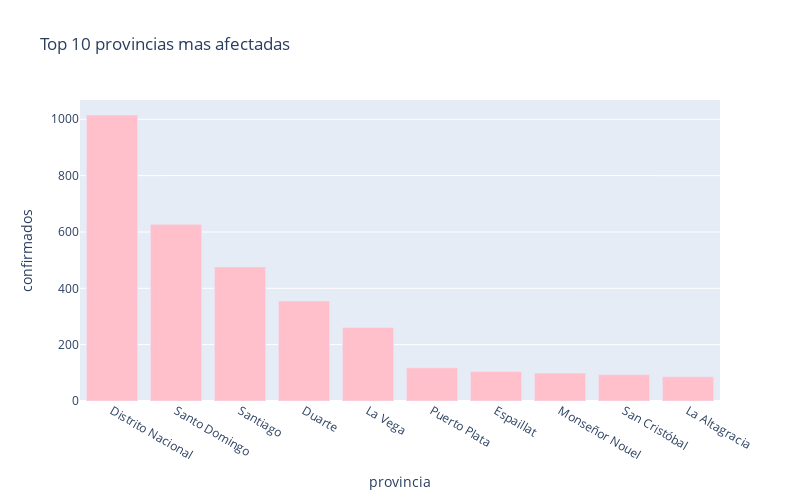

Notebook cell for this chart:
### Code cell
px.bar(
    sorted_provinces_df.head(10),
    x = "provincia",
    y = "confirmados",
    title= "Top 10 provincias mas afectadas", # the axis names
    color_discrete_sequence=["pink"], 
    height=500,
    width=800
)

### Figure 1 — Plotly figure (JSON) as saved in the notebook; plotly's stock layout.template omitted (floating-point values rounded to 4 significant figures)
{"data": [{"alignmentgroup": "True", "hovertemplate": "provincia=%{x}<br>confirmados=%{y}<extra></extra>", "legendgroup": "", "marker": {"color": "pink"}, "name": "", "offsetgroup": "", "orientation": "v", "showlegend": false, "textposition": "auto", "type": "bar", "x": ["Distrito Nacional", "Santo Domingo", "Santiago", "Duarte", "La Vega", "Puerto Plata", "Espaillat", "Monseñor Nouel", "San Cristóbal", "La Altagracia"], "xaxis": "x", "y": [1015, 627, 476, 355, 261, 118, 105, 99, 94, 86], "yaxis": "y"}], "layout": {"barmode": "relative", "height": 500, "legend": {"tracegroupgap": 0}, "title": {"text": "Top 10 provincias mas afectadas"}, "width": 800, "xaxis": {"anchor": "y", "domain": [0.0, 1.0], "title": {"text": "provincia"}}, "yaxis": {"anchor": "x", "domain": [0.0, 1.0], "title": {"text": "confirmados"}}}}
